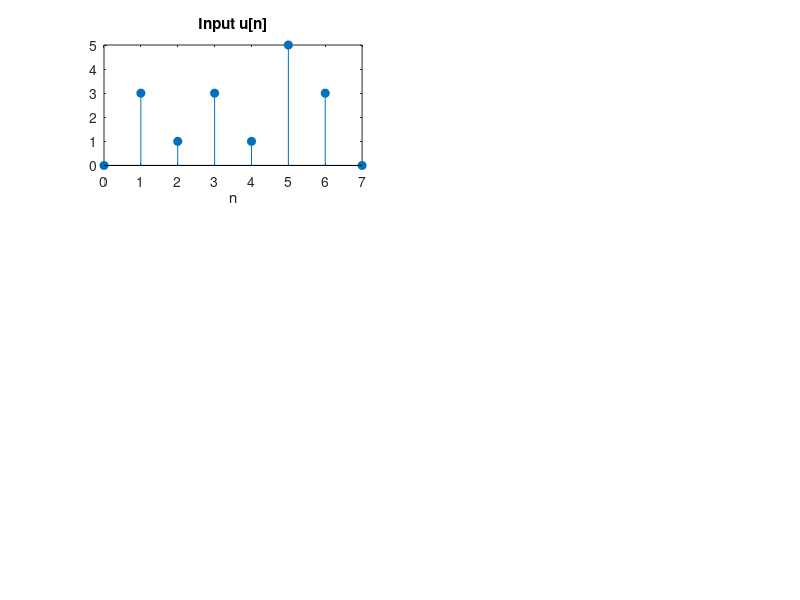

MATLAB code to generate this figure: (Note: this script raises an error after producing the figure.)
%% Sample 10-2
%% 冗長変換
% 分析問題
% 
% 画像処理特論
% 
% 村松 正吾 
% 
% 動作確認: MATLAB R2023a
%% Redundant transforms
% Analysis problem
% 
% Advanced Topics in Image Processing
% 
% Shogo MURAMATSU
% 
% Verified: MATLAB R2023a
% 準備
% (Preparation)

close all
%% フィルタ係数設定と入力信号の生成
% (Setting of filter Coefs. and generation of input)

% Coefficients of analysis filters
gamma = 0.5;
delta = 1 - gamma;

% Input signal
u = [ 0 3 1 3 1 5 3 0 ]; % Set to even length
% 並列フィルタバンク実装
% (Parallel filter bank implementation)
% 
% 分析フィルタバンクをデシメータで、合成フィルタバンクをインタポレータで実装

% # of channels
nChs = 2;

% Analysis filters
h0 = [ gamma  delta ];
h1 = [ gamma -delta ];

% Synthesis filters
f0 = [  1 1 ]/2; 
f1 = [ -1 1 ]/2;

% Analysis process
s0 = conv(h0,u);
s1 = conv(h1,u);

% Synthesis process
v0 = conv(f0,s0);
v1 = conv(f1,s1);
v = v0 + v1;

% Energy of subband Coefs.
disp(['||s||_2^2 = ' num2str(norm([s0(:);s1(:)],2)^2)])
%% 信号表示
% (Signal display)

figure(1)
% Input
subplot(3,2,1)
stem(0:length(u)-1,u,'filled')
title('Input u[n]')
xlabel('n')
ax = gca;
ax.XLim =[ 0 length(v)];

% Subband 0
subplot(3,2,3)
stem(0:length(s0)-1,s0,'filled')
title('Subbnad s_0[n]')
xlabel('m')
ax = gca;
ax.XLim =[ 0 length(v)];
ax.YLim =[ min([s0(:);s1(:)]) max([s0(:);s1(:)]) ];

% Subband 1
subplot(3,2,4)
stem(0:length(s1)-1,s1,'filled')
title('Subbnad s_1[n]')
xlabel('m')
ax = gca;
ax.XLim =[ 0 length(v)];
ax.YLim =[ min([s0(:);s1(:)]) max([s0(:);s1(:)]) ];

% Output
subplot(3,2,5)
stem(0:length(v)-1,v,'filled')
title('Outut v[n]')
xlabel('n')
ax = gca;
ax.XLim =[ 0 length(v)];

% MSE 評価
mymse = @(x,y) mean((x(:)-y(:)).^2);
disp(['MSE = ', num2str(mymse(u, v(2:end-1)))]);
% インパルス応答
% (Impluse responses of synthesis filters)

figure(2)

% Low-pass analysis filter
subplot(2,2,1)
stem(0:length(h0)-1,h0,'filled')
title('h_0[n]')
xlabel('n')
ax = gca;
ax.YLim =[ min([h0(:);h1(:)]) max([h0(:);h1(:)]) ];

% High-pass analysis filter
subplot(2,2,2)
stem(0:length(h1)-1,h1,'filled')
title('h_1[n]')
xlabel('n')
ax = gca;
ax.YLim =[ min([h0(:);h1(:)]) max([h0(:);h1(:)]) ];

% Low-pass synthesis filter
subplot(2,2,3)
stem(0:length(f0)-1,f0,'filled')
title('f_0[n]')
xlabel('n')
ax = gca;
ax.YLim =[ min([f0(:);f1(:)]) max([f0(:);f1(:)]) ];

% High-pass synthesis filter
subplot(2,2,4)
stem(0:length(f1)-1,f1,'filled')
title('f_1[n]')
xlabel('n')
ax = gca;
ax.YLim =[ min([f0(:);f1(:)]) max([f0(:);f1(:)]) ];
% 周波数応答
% (Frequency responses)

figure(3)
fftPoints = 512;

% Analysis filters
subplot(2,1,1)
H = zeros(fftPoints,nChs);
% Low-pass filter
[H(:,1),W] = freqz(h0,1,fftPoints);
% High-pass filter
H(:,2)     = freqz(h1,1,fftPoints);
plot(W/pi,abs(H)) %20*log10(abs(F)))
%axis([0 1 0 1]) %-70 10])
xlabel('Normalized Frequency (x\pi rad/sample)')
ylabel('Magnitude') % (dB)')
grid on

% Synthesis filters
subplot(2,1,2)
F = zeros(fftPoints,nChs);
% Low-pass filter
[F(:,1),W] = freqz(f0,1,fftPoints);
% High-pass filter
F(:,2)     = freqz(f1,1,fftPoints);
plot(W/pi,abs(F)) %20*log10(abs(F)))
axis([0 1 0 1]) %-70 10])
xlabel('Normalized Frequency (x\pi rad/sample)')
ylabel('Magnitude') % (dB)')
grid on
% ポリフェーズ行列実装（PPMATRIXオブジェクト利用）
% (Polyphase matrix implemenation with PPMATRIX object)
% 
% フィルタバンクをポリフェーズフィルタに分解して、ポリフェーズ行列として実装 (Decompose the filter bank into polyphase 
% filters and implement them in a polyphase matrix.)
% 
% $$\mathbf{E}(z)=\left(\begin{array}{c}  h_0[0] \\ h_1[0]\end{array}\right)+\left(\begin{array}{c}  
% h_0[1] \\ h_1[1]\end{array}\right)z^{-1}=\left(\begin{array}{cc}  h_0[0]+h_0[1]z^{-1}  
% \\ h_1[0]+h_1[1]z^{-1}\end{array}\right)$$
% 
% $$\mathbf{R}(z)=\left(\begin{array}{cc}  f_0[0] &f_1[0]\end{array}\right)+\left(\begin{array}{cc}  
% f_0[1] &f_1[1]\end{array}\right)z^{-1}=\left(\begin{array}{cc}  f_0[0]+f_0[1]z^{-1} 
% &f_1[0]+f_1[1]z^{-1} \end{array}\right)$$

% Type-I polyphase filters of analyzer
e00 = h0(1:end);
e10 = h1(1:end);

% Type-II polyphase filters of synthesizer
r00 = f0(1:end);
r01 = f1(1:end);
%% 
% ポリフェーズ行列演算が簡便となるよう以下のクラスを定義した。インスタンス化の際、3番目の添え字が遅延を示す3次元配列を渡す。(In order to 
% make polyphase matrix operations easier, the following classe is defined. At 
% instantiation, plase pass a three-dimensional array where the third subscript 
% indicates a delay.)
%% 
% * PPMATRIX： Polyphase Matrix Class (originally from saivdr.dictionary.utility.PolyPhaseMatrix1D 
% in <https://github.com/msiplab/SaivDr SaivDr package> )
%% 
% 分析合成処理 (Analysis and synthesis process)

import msip.ppmatrix
% Polyphase matrix of analysis bank
e00 = reshape(e00,1,1,length(e00));
e10 = reshape(e10,1,1,length(e10));
E = ppmatrix(cat(1,e00,e10))
% Polyphase matrix of synthesis bank
r00 = reshape(r00,1,1,length(r00));
r01 = reshape(r01,1,1,length(r01));
R = ppmatrix(cat(2,r00,r01))
%% 
% 完全再構成条件の確認 (Confirmation of perfect reconstruction)
% 
% $$\mathbf{R}(z)\mathbf{E}(z)=(\mathbf{R}_0 +\mathbf{R}_1 z^{-1} )(\mathbf{E}_0 
% + \mathbf{E}_1 z^{-1} )=\mathbf{R}_0 \mathbf{E}_0 + (\mathbf{R}_1 \mathbf{E}_0 
% +\mathbf{R}_0 \mathbf{E}_1 )z^{-1}+\mathbf{R}_1\mathbf{E}_1 z^{-2}=z^{-1}\mathbf{I} 
% $$ 

disp(R*E)
% Define delaychain
clear delaychain
delaychain(1,1,1) = 1;
delaychain = ppmatrix(delaychain)
% Z-transform of input
u = ppmatrix(reshape(u,1,1,length(u)));
disp(u)
% Polyphase decomposition of input
x = delaychain*u;
disp(x)
% Analysis process w/ the polyphase matrix
s = E*x;
disp(s)
% Synthesis process w/ the polyphase matrix
y = R*s;
disp(y)
% Parallel/Serial conversion
v = delaychain.'*y;
disp(v)
disp(squeeze(double(v)).')
%% 
% © Copyright, Shogo MURAMATSU, All rights reserved.
